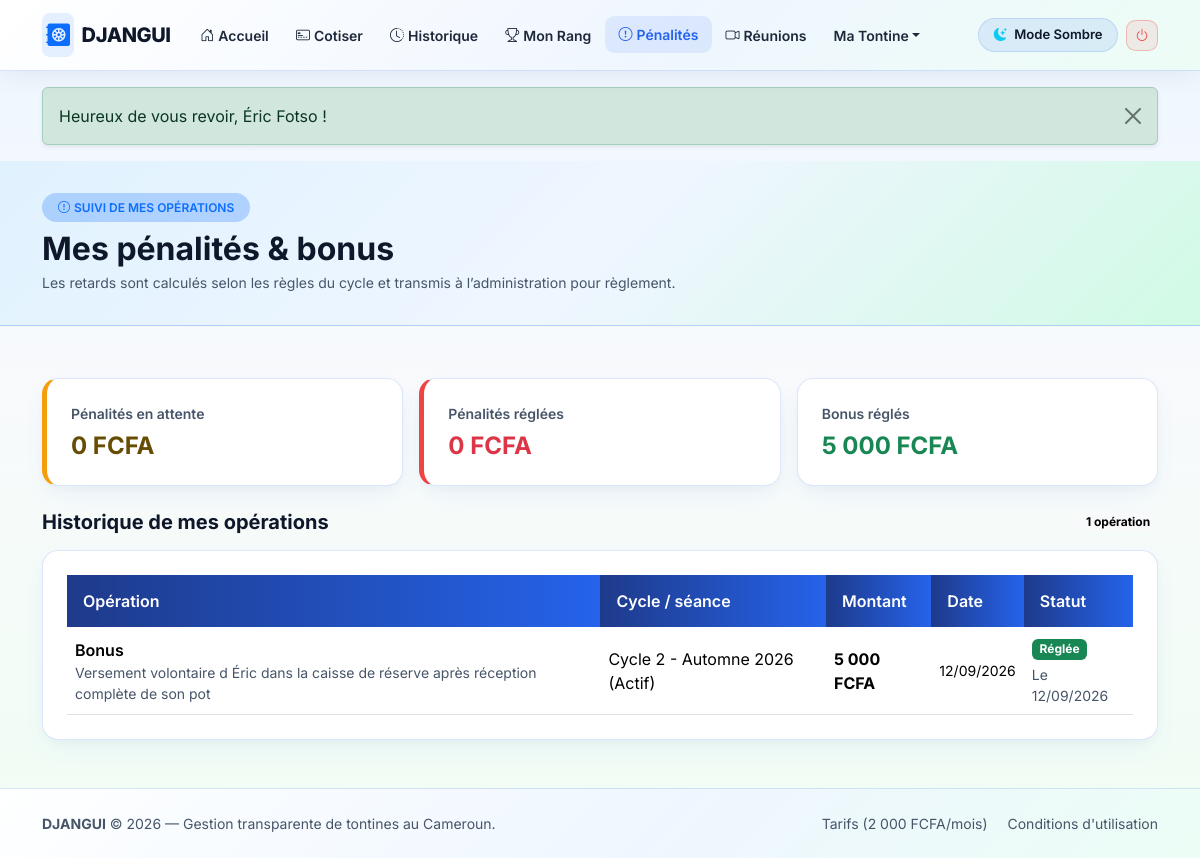
The app's page /member/penalties.php (signed in) with its own data.
### tables this page shows
CREATE TABLE penalties (
    id INT UNSIGNED AUTO_INCREMENT PRIMARY KEY,
    cycle_member_id INT UNSIGNED NOT NULL,
    contribution_id INT UNSIGNED DEFAULT NULL COMMENT 'Cotisation en retard liee a cette penalite (si applicable)',
    type_operation ENUM('penalite', 'bonus') NOT NULL,
    montant DECIMAL(12,2) NOT NULL,
    motif VARCHAR(255) NOT NULL,
    statut ENUM('en_attente', 'regle', 'annule') NOT NULL DEFAULT 'en_attente',
    date_operation DATETIME NOT NULL DEFAULT CURRENT_TIMESTAMP,
    date_reglement DATETIME DEFAULT NULL,
    auteur_id INT UNSIGNED NOT NULL,

    CONSTRAINT chk_penalties_montant CHECK (montant > 0),
    CONSTRAINT fk_penalties_cycle_member FOREIGN KEY (cycle_member_id) REFERENCES cycle_members(id) ON DELETE CASCADE ON UPDATE CASCADE,
    CONSTRAINT fk_penalties_contrib FOREIGN KEY (contribution_id) REFERENCES contributions(id) ON DELETE SET NULL ON UPDATE CASCADE,
    CONSTRAINT fk_penalties_auteur FOREIGN KEY (auteur_id) REFERENCES users(id) ON DELETE RESTRICT ON UPDATE CASCADE,
    INDEX idx_penalties_membre_statut (cycle_member_id, statut)
);

CREATE TABLE cycles (
    id INT UNSIGNED AUTO_INCREMENT PRIMARY KEY,
    tontine_id INT UNSIGNED NOT NULL,
    numero_cycle INT UNSIGNED NOT NULL,
    titre VARCHAR(100) NOT NULL,
    montant_cotisation DECIMAL(12,2) NOT NULL,
    frequence ENUM('hebdo', 'bimensuel', 'mensuel') NOT NULL DEFAULT 'mensuel',
    jour_limite_paiement TINYINT UNSIGNED NOT NULL DEFAULT 5,
    montant_penalite_retard DECIMAL(12,2) NOT NULL DEFAULT 0.00,
    date_debut DATE NOT NULL,
    date_fin DATE DEFAULT NULL,
    statut ENUM('brouillon', 'actif', 'termine', 'annule') NOT NULL DEFAULT 'brouillon',
    date_tirage DATETIME DEFAULT NULL,
    tirage_verrouille TINYINT(1) NOT NULL DEFAULT 0,
    auteur_tirage_id INT UNSIGNED DEFAULT NULL,
    created_at DATETIME NOT NULL DEFAULT CURRENT_TIMESTAMP,

    CONSTRAINT uq_cycles_tontine_numero UNIQUE (tontine_id, numero_cycle),
    CONSTRAINT chk_cycles_montant CHECK (montant_cotisation > 0),
    CONSTRAINT chk_cycles_penalite CHECK (montant_penalite_retard >= 0),
    CONSTRAINT fk_cycles_tontine FOREIGN KEY (tontine_id) REFERENCES tontines(id) ON DELETE CASCADE ON UPDATE CASCADE,
    CONSTRAINT fk_cycles_auteur_tirage FOREIGN KEY (auteur_tirage_id) REFERENCES users(id) ON DELETE SET NULL ON UPDATE CASCADE,
    INDEX idx_cycles_tontine_statut (tontine_id, statut)
);

### includes/functions.php (called while the page is built, shortened)
<?php
function e($texte) {
    return htmlspecialchars((string)$texte, ENT_QUOTES, 'UTF-8');
}
function format_fcfa($montant) {
    return number_format((float)$montant, 0, ',', ' ') . ' FCFA';
}

### member/penalties.php (the view, shortened to what this page needs)
<?php
require_once __DIR__ . '/../includes/db.php';
require_once __DIR__ . '/../includes/functions.php';
$user_id = (int)$_SESSION['user_id'];
$tontine_id = (int)($_SESSION['tontine_id'] ?? 0);
try {
    $pdo->beginTransaction();
    $pdo->commit();
} catch (PDOException $e) {
    if ($pdo->inTransaction()) {
        $pdo->rollBack();
    }
    message_flash('danger', 'Impossible de vérifier ou de générer vos pénalités. Veuillez réessayer plus tard.');
}
$stmtStats = $pdo->prepare("
    SELECT
        COALESCE(SUM(CASE WHEN p.type_operation = 'penalite' AND p.statut = 'en_attente' THEN p.montant ELSE 0 END), 0) AS penalites_en_attente,
        COALESCE(SUM(CASE WHEN p.type_operation = 'penalite' AND p.statut = 'regle' THEN p.montant ELSE 0 END), 0) AS penalites_reglees,
        COALESCE(SUM(CASE WHEN p.type_operation = 'bonus' AND p.statut = 'regle' THEN p.montant ELSE 0 END), 0) AS bonus_regles
    FROM penalties p
    JOIN cycle_members cm ON cm.id = p.cycle_member_id
    JOIN cycles c ON c.id = cm.cycle_id
    WHERE cm.user_id = ?
      AND c.tontine_id = ?
      AND p.statut != 'annule'
");
$stmtStats->execute([$user_id, $tontine_id]);
$stats = $stmtStats->fetch();
$stmtPenalites = $pdo->prepare("
    SELECT p.type_operation, p.montant, p.motif, p.statut,
           p.date_operation, p.date_reglement,
           c.titre AS titre_cycle, c.numero_cycle,
           co.numero_seance
    FROM penalties p
    JOIN cycle_members cm ON cm.id = p.cycle_member_id
    JOIN cycles c ON c.id = cm.cycle_id
    LEFT JOIN contributions co ON co.id = p.contribution_id
    WHERE cm.user_id = ?
      AND c.tontine_id = ?
      AND p.statut != 'annule'
    ORDER BY (p.statut = 'en_attente') DESC, p.date_operation DESC, p.id DESC
");
$stmtPenalites->execute([$user_id, $tontine_id]);
$penalites = $stmtPenalites->fetchAll();
$libelles_type = [
    'penalite' => 'Pénalité de retard',
    'bonus' => 'Bonus',
];
$libelles_statut = [
    'en_attente' => 'En attente de règlement',
    'regle' => 'Réglée',
];
$classes_statut = [
    'en_attente' => 'text-bg-warning',
    'regle' => 'text-bg-success',
];
require_once __DIR__ . '/../includes/header.php';
require_once __DIR__ . '/../includes/navbar.php';
?>
<div class="page-header-dark">
    <div class="container">
        <span class="badge bg-primary bg-opacity-25 text-primary px-3 py-2 rounded-pill fw-semibold mb-2">
            <i class="bi bi-exclamation-circle me-1"></i>SUIVI DE MES OPÉRATIONS
        </span>
        <h1 class="fw-bold h2 mb-1">Mes pénalités & bonus</h1>
        <p class="text-muted small mb-0">Les retards sont calculés selon les règles du cycle et transmis à l’administration pour règlement.</p>
    </div>
</div>
<main class="container pb-5">
    <div class="row g-3 mt-1 mb-4">
        <div class="col-sm-6 col-lg-4">
            <div class="card card-djangui h-100 p-4 border-left-warning">
                <span class="text-muted small fw-semibold">Pénalités en attente</span>
                <h2 class="h4 fw-bold text-warning-emphasis mt-2 mb-0"><?= format_fcfa($stats['penalites_en_attente'] ?? 0) ?></h2>
            </div>
        </div>
        <div class="col-sm-6 col-lg-4">
            <div class="card card-djangui h-100 p-4 border-left-danger">
                <span class="text-muted small fw-semibold">Pénalités réglées</span>
                <h2 class="h4 fw-bold text-danger mt-2 mb-0"><?= format_fcfa($stats['penalites_reglees'] ?? 0) ?></h2>
            </div>
        </div>
        <div class="col-sm-6 col-lg-4">
            <div class="card card-djangui h-100 p-4 border-left-success">
                <span class="text-muted small fw-semibold">Bonus réglés</span>
                <h2 class="h4 fw-bold text-success mt-2 mb-0"><?= format_fcfa($stats['bonus_regles'] ?? 0) ?></h2>
            </div>
        </div>
    </div>
    <section aria-labelledby="mes-penalites-title">
        <div class="d-flex justify-content-between align-items-center mb-3">
            <h2 id="mes-penalites-title" class="h5 fw-bold mb-0">Historique de mes opérations</h2>
            <span class="badge rounded-pill text-bg-light"><?= count($penalites) ?> opération<?= count($penalites) > 1 ? 's' : '' ?></span>
        </div>
        <?php if (empty($penalites)): ?>
            <div class="card card-djangui p-4 text-center text-muted">
                <i class="bi bi-check-circle fs-2 mb-2"></i>
                Aucune pénalité ni aucun bonus à afficher.
            </div>
        <?php else: ?>
            <div class="card card-djangui p-3 p-md-4">
                <div class="table-responsive">
                    <table class="table table-djangui align-middle mb-0">
                        <thead>
                            <tr>
                                <th>Opération</th>
                                <th>Cycle / séance</th>
                                <th>Montant</th>
                                <th>Date</th>
                                <th>Statut</th>
                            </tr>
                        </thead>
                        <tbody>
                            <?php foreach ($penalites as $penalite): ?>
                                <tr>
                                    <td>
                                        <div class="fw-semibold"><?= e($libelles_type[$penalite['type_operation']] ?? $penalite['type_operation']) ?></div>
                                        <div class="small text-muted"><?= e($penalite['motif']) ?></div>
                                    </td>
                                    <td>
                                        <div><?= e($penalite['titre_cycle']) ?></div>
                                    </td>
                                    <td class="fw-bold"><?= format_fcfa($penalite['montant']) ?></td>
                                    <td class="small"><?= date('d/m/Y', strtotime($penalite['date_operation'])) ?></td>
                                    <td>
                                        <span class="badge <?= e($classes_statut[$penalite['statut']] ?? 'text-bg-secondary') ?>">
                                            <?= e($libelles_statut[$penalite['statut']] ?? $penalite['statut']) ?>
                                        </span>
                                        <?php if ($penalite['statut'] === 'regle' && !empty($penalite['date_reglement'])): ?>
                                            <div class="small text-muted mt-1">Le <?= date('d/m/Y', strtotime($penalite['date_reglement'])) ?></div>
                                        <?php endif; ?>
                                    </td>
                                </tr>
                            <?php endforeach; ?>
                        </tbody>
                    </table>
                </div>
            </div>
        <?php endif; ?>
    </section>
</main>
<?php require_once __DIR__ . '/../includes/footer.php'; ?>

### assets/css/style.css (style rules this page uses)
:root, [data-theme="light"] { --dj-bg-body: #f4f8fb; --dj-bg-body-gradient: linear-gradient(180deg, #eef6ff 0%, #f8fafc 45%, #f0fdf4 100%); --dj-bg-card: #fff; --dj-bg-section-alt: linear-gradient(135deg, #ffffff 0%, #f0f7ff 60%, #ecfdf5 100%); --dj-bg-box: #f1f5f9; --dj-text-main: #0f172a; --dj-text-muted: #475569; --dj-border-color: rgba(37, 99, 235, 0.16); --dj-navbar-bg: linear-gradient(135deg, rgba(255, 255, 255, 0.96) 0%, rgba(239, 246, 255, 0.96) 55%, rgba(236, 253, 245, 0.96) 100%); --dj-navbar-border: rgba(37, 99, 235, 0.18); --dj-navbar-shadow: 0 6px 24px rgba(15, 23, 42, 0.06); --dj-nav-link: #1e293b; --dj-nav-link-hover-bg: rgba(37, 99, 235, 0.10); --dj-nav-link-active: #2563eb; --dj-brand-text: #0f172a; --dj-hero-overlay: linear-gradient(125deg, rgba(255, 255, 255, 0.93) 0%, rgba(224, 242, 254, 0.88) 52%, rgba(209, 250, 229, 0.84) 100%); --dj-hero-title: #0f172a; --dj-hero-subtitle: #1e293b; --dj-hero-shadow: 0 2px 10px rgba(255, 255, 255, 0.8); --dj-hero-badge-bg: rgba(37, 99, 235, 0.10); --dj-hero-badge-border: rgba(37, 99, 235, 0.30); --dj-hero-invite-bg: rgba(255, 255, 255, 0.88); --dj-hero-invite-border: rgba(37, 99, 235, 0.25); --dj-phone-frame: linear-gradient(145deg, #ffffff 0%, #e2e8f0 100%); --dj-phone-border: #cbd5e1; --dj-phone-screen: #f8fafc; --dj-phone-tx-bg: #ffffff; --dj-phone-pot-bg: linear-gradient(135deg, #2563eb 0%, #0284c7 60%, #059669 100%); --dj-accent-card-bg: linear-gradient(135deg, #e0f2fe 0%, #eff6ff 50%, #d1fae5 100%); --dj-accent-card-border: rgba(37, 99, 235, 0.28); --dj-accent-card-text: #0f172a; --dj-accent-subbox-bg: rgba(255, 255, 255, 0.85); --dj-card-shadow: 0 10px 28px -6px rgba(37, 99, 235, 0.08), 0 4px 12px -3px rgba(15, 23, 42, 0.04); --dj-hover-shadow: 0 20px 38px -8px rgba(37, 99, 235, 0.22); --dj-table-head-bg: linear-gradient(90deg, #1e3a8a 0%, #2563eb 100%); --dj-table-head-text: #ffffff; --dj-blue: #2563eb; --dj-emerald: #059669; }
body { background: var(--dj-bg-body-gradient); background-color: var(--dj-bg-body); color: var(--dj-text-main); font-family: 'Inter', system-ui, -apple-system, sans-serif; min-height: 100vh; display: flex; flex-direction: column; transition: background 0.3s ease, color 0.25s ease; overflow-x: hidden; }
.text-muted { color: var(--dj-text-muted) !important; }
.card-djangui { background-color: var(--dj-bg-card); color: var(--dj-text-main); border: 1px solid var(--dj-border-color); border-radius: 1rem; box-shadow: var(--dj-card-shadow); transition: transform 0.28s ease, box-shadow 0.28s ease, border-color 0.28s ease, background-color 0.25s ease; }
.border-left-warning { border-left: 5px solid #f59e0b !important; }
.border-left-danger { border-left: 5px solid #ef4444 !important; }
.page-header-dark { background: var(--dj-accent-card-bg); color: var(--dj-accent-card-text); padding: 2rem 0; margin-bottom: 2rem; border-bottom: 1px solid var(--dj-accent-card-border); }
.table-djangui thead th { background: var(--dj-table-head-bg); color: var(--dj-table-head-text); font-weight: 600; border: none; padding: 0.9rem 1rem; }

### records on screen
penalties: type_operation "Bonus", motif "Versement volontaire d Éric dans la caisse de réserve après réception complète de son pot", cycles.titre "Cycle 2 - Automne 2026 (Actif)", montant "5 000 FCFA", date_operation "12/09/2026", statut "Réglée", date_reglement "12/09/2026"

### other values on screen
$_SESSION['flash_texte'] "Heureux de vous revoir, Éric Fotso !"
format_fcfa($stats['penalites_en_attente'] ?? 0) "0 FCFA"
format_fcfa($stats['penalites_reglees'] ?? 0) "0 FCFA"
format_fcfa($stats['bonus_regles'] ?? 0) "5 000 FCFA"
count($penalites) "1"
